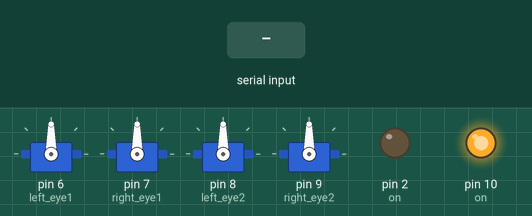
Recording of a sketch running on a simulated Arduino Leonardo, built with avr-gcc and run on an emulated ATmega32U4. On the bench: 4 × servo, output pins drawn as LEDs (lit = HIGH). The test bench sets the inputs (shaded band). What the sketch prints to the serial monitor is not drawn.

Above: at 1.2 s.
1.3 s: "l" received over Serial
At 2.3 s:
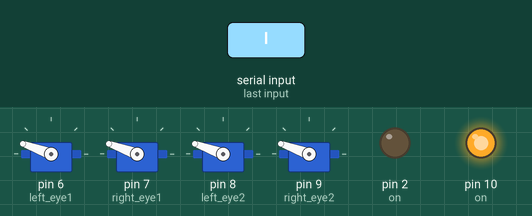
2.8 s: byte 32 (32) received over Serial
At 3.4 s:
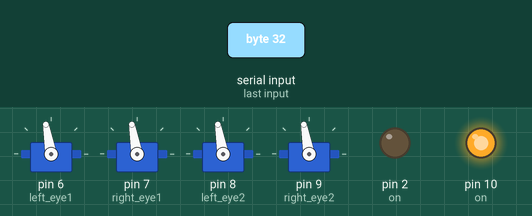
4.3 s: "r" received over Serial
At 4.6 s:
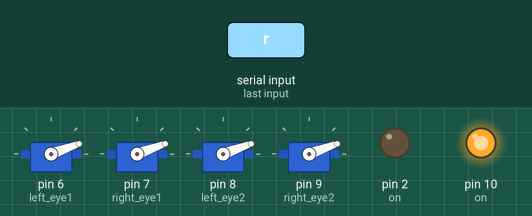
5.8 s: "c" received over Serial
At 6.9 s:
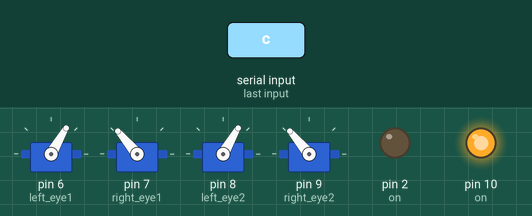
7.3 s: "a" received over Serial
At 8.0 s:
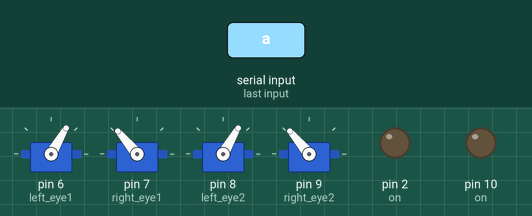
8.8 s: "2" received over Serial
At 9.2 s:
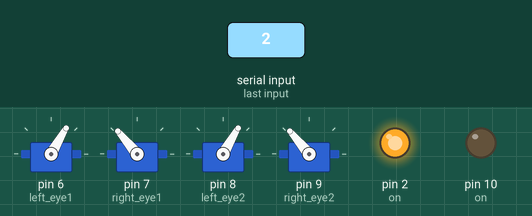
Timing chart, 0 to 11.3 s (numbered marks = the images above; inputs shaded):
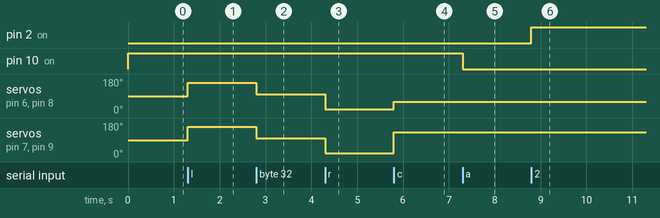

Measured:
- after the input at 1.3 s, servo on pin 6 (left_eye1), servo on pin 7 (right_eye1), servo on pin 8 (left_eye2), servo on pin 9 (right_eye2): 90° → 160° at once
- after the input at 2.8 s, servo on pin 6 (left_eye1), servo on pin 7 (right_eye1), servo on pin 8 (left_eye2), servo on pin 9 (right_eye2): 160° → 100° at once
- after the input at 4.3 s, servo on pin 6 (left_eye1), servo on pin 7 (right_eye1), servo on pin 8 (left_eye2), servo on pin 9 (right_eye2): 100° → 20° at once
- after the input at 5.8 s, servo on pin 6 (left_eye1), servo on pin 8 (left_eye2): 20° → 60° at once; servo on pin 7 (right_eye1), servo on pin 9 (right_eye2): 20° → 130° at once
- after the input at 7.3 s, pin 10 (on): HIGH → LOW at once
- after the input at 8.8 s, pin 2 (on): LOW → HIGH at once

The sketch:

Watson-COGNITIVE-Toys-Arduino.INO
```cpp
//######################################################
//### Boaty McBoatFace -  Chatting with Cognitive Toys
//### Experimental Code.  Experimental R Interface for IBM Watson Services - Arduino Controller
//######################################################

#include <Servo.h>
#include <Keyboard.h>

Servo myservo_a;  // create servo object to control a servo
Servo myservo_b;  // create servo object to control a servo
Servo myservo_c;  // create servo object to control a servo
Servo myservo_d;  // create servo object to control a servo
Servo left_eye1;  // create servo object to control a servo
Servo right_eye1;  // create servo object to control a servo
Servo left_eye2;  // create servo object to control a servo
Servo right_eye2;  // create servo object to control a servo
Servo myservo_i;  // create servo object to control a servo
Servo myservo_j;  // create servo object to control a servo
Servo myservo_k;  // create servo object to control a servo

/** Adjust these values for your servo and setup, if necessary **/
//int LeftEye      =  8;    // control pin for servo motor
//int RightEye     =  9;    // control pin for servo motor

int minPulse     =  600;  // minimum servo position
int maxPulse     =  2400; // maximum servo position
int turnRate     =  100;  // servo turn rate increment (larger value, faster rate)
int refreshTime  =  20;   // time (ms) between pulses (50Hz)

/** The Arduino will calculate these values for you **/
int centerServo;         // center servo position
int pulseWidth;          // servo pulse width
int moveServo;           // raw user input
long lastPulse   = 0;    // recorded time (ms) of the last pulse


void setup() {
 //pinMode(LeftEye, OUTPUT);  // Set servo pin as an output pin
 //pinMode(RightEye, OUTPUT);  // Set servo pin as an output pin
 centerServo = maxPulse - ((maxPulse - minPulse)/2);
 pulseWidth = centerServo;   // Give the servo a starting point (or it floats)
 Serial.begin(9600);
 Serial.println("      Arduino Serial Servo Control");
 Serial.println("Press < or > to move, spacebar to center");
 Serial.println();

left_eye1.attach(6);  // attaches the servo on pin 8 to the servo object
right_eye1.attach(7);  // attaches the servo on pin 8 to the servo object
left_eye2.attach(8);  // attaches the servo on pin 8 to the servo object
right_eye2.attach(9);  // attaches the servo on pin 8 to the servo object

pinMode(10, OUTPUT);  // on/off for motor control - RELAY
pinMode(2, OUTPUT);  // on/off for LED - 1 on

digitalWrite(10, HIGH); // active high is not closed
digitalWrite(2, LOW); // active high is not closed

}


void loop() {
 // wait for serial input
 if (Serial.available() > 0) {
   // read the incoming byte:
   moveServo = Serial.read();

   // ASCII '<' is 44, ASCII '>' is 46 (comma and period, really)
   //if (moveServo == 44) { pulseWidth = pulseWidth - turnRate; }
   //if (moveServo == 46) { pulseWidth = pulseWidth + turnRate; }
   // if (moveServo == 32) { pulseWidth = centerServo; }

   if (moveServo == 32) // ' ' is space for reset
   {
     left_eye1.write(100);
     right_eye1.write(100);
     left_eye2.write(100);
     right_eye2.write(100);

   }


   if (moveServo == 108) // 'l' is for left look
   {
     left_eye1.write(160);
     right_eye1.write(160);
     left_eye2.write(160);
     right_eye2.write(160);

   }
   if (moveServo == 114) // 'r' is for right look
   {
     left_eye1.write(20);
     right_eye1.write(20);
     left_eye2.write(20);
     right_eye2.write(20);
   }

   if (moveServo == 99) // 'c' is for crosseyed ! :)
   {
     left_eye1.write(60);
     right_eye1.write(130);
     left_eye2.write(60);
     right_eye2.write(130);
   }

   if (moveServo == 97) // 'a' is for up relay! :)
   { digitalWrite(10, LOW); // I think active low to gate
   }

      if (moveServo == 122) // 'z' is for down! relay :)
   { digitalWrite(10, HIGH); // active high is not closed
   }

   if (moveServo == 50) // '2' is  'red' color on resistor
   {
    digitalWrite(2, HIGH); // active high is not closed
   }

   if (moveServo == 48) // '0' is  'black' - so turn off
   {
    digitalWrite(2, LOW); // active high is not closed
   }


   // stop servo pulse at min and max
   //if (pulseWidth > maxPulse) { pulseWidth = maxPulse; }
   //if (pulseWidth < minPulse) { pulseWidth = minPulse; }


   // print pulseWidth back to the Serial Monitor (uncomment to debug)
   // Serial.print("Pulse Width: ");
   // Serial.print(pulseWidth);
   // Serial.println("us");   // microseconds
 }

 // pulse the servo every 20 ms (refreshTime) with current pulseWidth
 // this will hold the servo's position if unchanged, or move it if changed
// if (millis() - lastPulse >= refreshTime) {
//   digitalWrite(RightEye, HIGH);   // start the pulse
//   //digitalWrite(LeftEye, HIGH);   // start the pulse
//   delayMicroseconds(pulseWidth);  // pulse width
//   digitalWrite(RightEye, LOW);    // stop the pulse
//   //digitalWrite(LeftEye, LOW);    // stop the pulse
//   lastPulse = millis();           // save the time of the last pulse
// }
}
```
